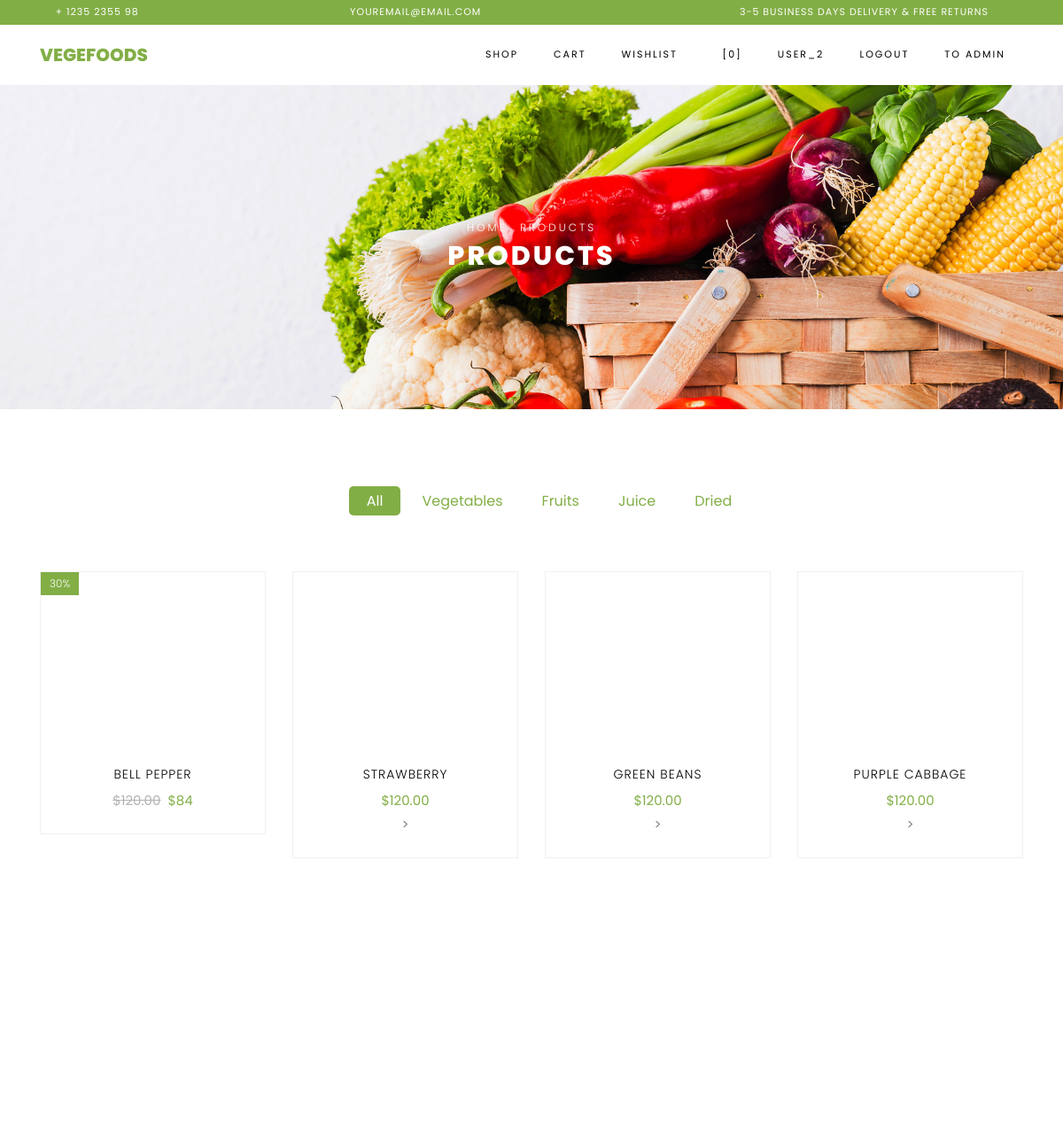
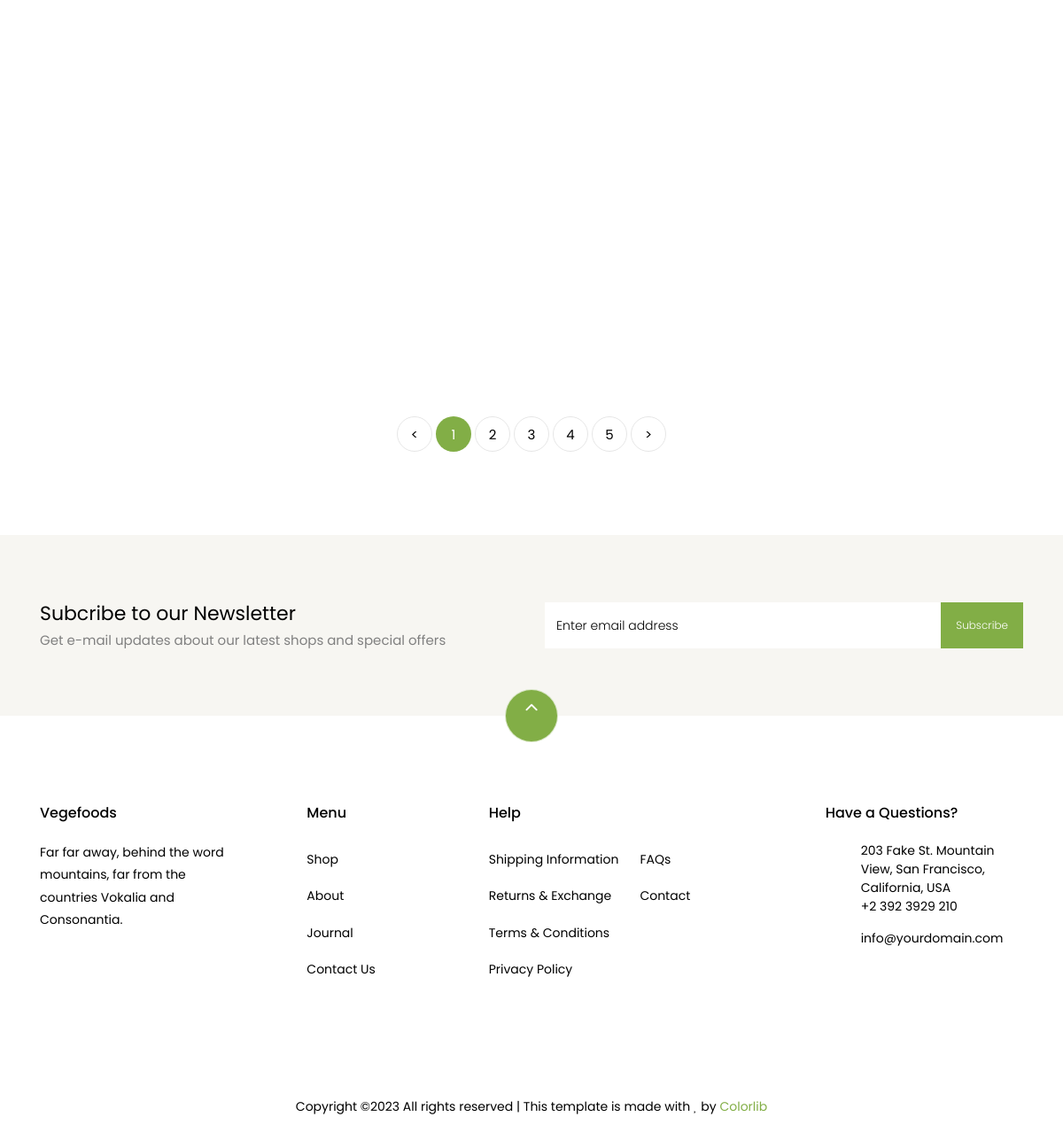
The page / (signed in) on the database its author committed (2 pictures, top to bottom).
### store/models.py (models this page shows, shortened)
class Product(models.Model):
    name = models.CharField(max_length=255)
    description = models.TextField()
    price = models.DecimalField(max_digits=10, decimal_places=2)
    image = models.ImageField(upload_to='static/products/', null=True, blank=True)
    category = models.ForeignKey(Category, on_delete=models.CASCADE)
    created_time = models.DateTimeField(auto_now_add=True)
    updated_time = models.DateTimeField(auto_now=True)

### store/views.py (the view)
# urls.py: path('', ShopView.as_view(), name='shop'),
class ShopView(View):
    def get(self, request):
        discount_value = Case(When(discount__value__gte=0,
                                   discount__date_begin__lte=timezone.now(),
                                   discount__date_end__gte=timezone.now(),
                                   then=F('discount__value')),
                              default=0,
                              output_field=DecimalField(max_digits=10, decimal_places=2)
                              )
        price_with_discount = ExpressionWrapper(
            F('price') * (100.0 - F('discount_value')) / 100.0,
            output_field=DecimalField(max_digits=10, decimal_places=2)
        )
        products = Product.objects.annotate(
            discount_value=discount_value,
            price_before=F('price'),
            price_after=price_with_discount
        ).values('id', 'name', 'image', 'price_before', 'price_after',
                 'discount_value')
        return render(request, 'store/shop.html', {"data": products})

### store/templates/store/shop.html (shortened to what this page needs)
{% extends 'store/base.html' %}
{% load static %}
{% block content %}
     <div class="hero-wrap hero-bread" style="background-image: url({% static 'store/images/bg_1.jpg'%});">
      <div class="container">
        <div class="row no-gutters slider-text align-items-center justify-content-center">
          <div class="col-md-9 ftco-animate text-center">
          	<p class="breadcrumbs"><span class="mr-2"><a href="index.html">Home</a></span> <span>Products</span></p>
            <h1 class="mb-0 bread">Products</h1>
          </div>
        </div>
      </div>
    </div>
    <section class="ftco-section">
    	<div class="container">
    		<div class="row justify-content-center">
    			<div class="col-md-10 mb-5 text-center">
    				<ul class="product-category">
    					<li><a href="#" class="active">All</a></li>
    					<li><a href="#">Vegetables</a></li>
    					<li><a href="#">Fruits</a></li>
    					<li><a href="#">Juice</a></li>
    					<li><a href="#">Dried</a></li>
    				</ul>
    			</div>
    		</div>
    		<div class="row">
				{% for product in data %}
    			<div class="col-md-6 col-lg-3 ftco-animate">
    				<div class="product">
    					<a href="{% url 'store:product' product.id %}" class="img-prod"><img class="img-fluid" src="/{{ product.image }}" alt="Colorlib Template">
    						{% if product.discount_value %}
							<span class="status">{{product.discount_value}}%</span>
							{% endif %}
    					</a>
    					<div class="text py-3 pb-4 px-3 text-center">
    						<h3><a href="#">{{product.name}}</a></h3>
    						<div class="d-flex">
    							<div class="pricing">
									{% if product.discount_value %}
		    						<p class="price"><span class="mr-2 price-dc">${{product.price_before}}</span><span class="price-sale">${{product.price_after}}</span></p>
		    						{% else %}
									<p class="price"><span>${{product.price_before}}</span></p>>
									{% endif %}
								</div>
	    					</div>
    					</div>
    				</div>
    			</div>
				{% endfor %}
    		</div>
    		<div class="row mt-5">
          <div class="col text-center">
            <div class="block-27">
              <ul>
                <li><a href="#">&lt;</a></li>
                <li class="active"><span>1</span></li>
                <li><a href="#">2</a></li>
                <li><a href="#">3</a></li>
                <li><a href="#">4</a></li>
                <li><a href="#">5</a></li>
                <li><a href="#">&gt;</a></li>
              </ul>
            </div>
          </div>
        </div>
    	</div>
    </section>
		<section class="ftco-section ftco-no-pt ftco-no-pb py-5 bg-light">
      <div class="container py-4">
        <div class="row d-flex justify-content-center py-5">
          <div class="col-md-6">
          	<h2 style="font-size: 22px;" class="mb-0">Subcribe to our Newsletter</h2>
          	<span>Get e-mail updates about our latest shops and special offers</span>
          </div>
          <div class="col-md-6 d-flex align-items-center">
            <form action="#" class="subscribe-form">
              <div class="form-group d-flex">
                <input type="text" class="form-control" placeholder="Enter email address">
                <input type="submit" value="Subscribe" class="submit px-3">
              </div>
            </form>
          </div>
        </div>
      </div>
    </section>
{% endblock %}

### store/templates/store/base.html (shortened to what this page needs)
{% load static %}
<!DOCTYPE html>
<html lang="en">
{% block header %}
  <head>
    <link rel="stylesheet" href="{% static 'store/css/open-iconic-bootstrap.min.css'%}">
    <link rel="stylesheet" href="{% static 'store/css/animate.css'%}">
    <link rel="stylesheet" href="{% static 'store/css/owl.carousel.min.css'%}">
    <link rel="stylesheet" href="{% static 'store/css/owl.theme.default.min.css'%}">
    <link rel="stylesheet" href="{% static 'store/css/magnific-popup.css'%}">
    <link rel="stylesheet" href="{% static 'store/css/aos.css'%}">
    <link rel="stylesheet" href="{% static 'store/css/ionicons.min.css'%}">
    <link rel="stylesheet" href="{% static 'store/css/bootstrap-datepicker.css'%}">
    <link rel="stylesheet" href="{% static 'store/css/jquery.timepicker.css'%}">
    <link rel="stylesheet" href="{% static 'store/css/flaticon.css'%}">
    <link rel="stylesheet" href="{% static 'store/css/icomoon.css'%}">
    <link rel="stylesheet" href="{% static 'store/css/style.css'%}">
  </head>
  <body class="goto-here">
		<div class="py-1 bg-primary">
    	<div class="container">
    		<div class="row no-gutters d-flex align-items-start align-items-center px-md-0">
	    		<div class="col-lg-12 d-block">
		    		<div class="row d-flex">
		    			<div class="col-md pr-4 d-flex topper align-items-center">
					    	<div class="icon mr-2 d-flex justify-content-center align-items-center"><span class="icon-phone2"></span></div>
						    <span class="text">+ 1235 2355 98</span>
					    </div>
					    <div class="col-md pr-4 d-flex topper align-items-center">
					    	<div class="icon mr-2 d-flex justify-content-center align-items-center"><span class="icon-paper-plane"></span></div>
						    <span class="text">youremail@email.com</span>
					    </div>
					    <div class="col-md-5 pr-4 d-flex topper align-items-center text-lg-right">
						    <span class="text">3-5 Business days delivery &amp; Free Returns</span>
					    </div>
				    </div>
			    </div>
		    </div>
		  </div>
    </div>
    <nav class="navbar navbar-expand-lg navbar-dark ftco_navbar bg-dark ftco-navbar-light" id="ftco-navbar">
	    <div class="container">
	      <a class="navbar-brand" href="#">Vegefoods</a>
	      <div class="collapse navbar-collapse" id="ftco-nav">
	        <ul class="navbar-nav ml-auto">
              	<li class="nav-item"><a class="nav-link" href="{% url 'store:shop' %}">Shop</a></li>
                <li class="nav-item"><a class="nav-link" href="{% url 'store:cart' %}">Cart</a></li>
                <li class="nav-item"><a class="nav-link" href="{% url 'store:wishlist' %}">Wishlist</a></li>
	          <li class="nav-item cta cta-colored"><a href="{% url 'store:cart' %}" class="nav-link"><span class="icon-shopping_cart"></span>[0]</a></li>
	            {% if request.user.is_authenticated %}
                <li class="nav-item"><a class="nav-link">{{request.user.username}}</a></li>
                <li class="nav-item"><a class="nav-link" href="{% url 'login:logout' %}">Logout</a></li>
                   {% if  request.user.is_staff %}
                   <li class="nav-item"><a class="nav-link" href="/admin/">To Admin</a></li>
                   {% endif %}
                {% else %}
                <li class="nav-item"><a class="nav-link" href="{% url 'login:login' %}">Login</a></li>
                {% endif %}
	        </ul>
	      </div>
	    </div>
	  </nav>
{% endblock %}
{% block content %}
{% endblock %}
{% block footer %}
    <footer class="ftco-footer ftco-section">
      <div class="container">
      	<div class="row">
      		<div class="mouse">
						<a href="#" class="mouse-icon">
							<div class="mouse-wheel"><span class="ion-ios-arrow-up"></span></div>
						</a>
					</div>
      	</div>
        <div class="row mb-5">
          <div class="col-md">
            <div class="ftco-footer-widget mb-4">
              <h2 class="ftco-heading-2">Vegefoods</h2>
              <p>Far far away, behind the word mountains, far from the countries Vokalia and Consonantia.</p>
              <ul class="ftco-footer-social list-unstyled float-md-left float-lft mt-5">
              </ul>
            </div>
          </div>
          <div class="col-md">
            <div class="ftco-footer-widget mb-4 ml-md-5">
              <h2 class="ftco-heading-2">Menu</h2>
              <ul class="list-unstyled">
                <li><a href="#" class="py-2 d-block">Shop</a></li>
                <li><a href="#" class="py-2 d-block">About</a></li>
                <li><a href="#" class="py-2 d-block">Journal</a></li>
                <li><a href="#" class="py-2 d-block">Contact Us</a></li>
              </ul>
            </div>
          </div>
          <div class="col-md-4">
             <div class="ftco-footer-widget mb-4">
              <h2 class="ftco-heading-2">Help</h2>
              <div class="d-flex">
	              <ul class="list-unstyled mr-l-5 pr-l-3 mr-4">
	                <li><a href="#" class="py-2 d-block">Shipping Information</a></li>
	                <li><a href="#" class="py-2 d-block">Returns &amp; Exchange</a></li>
	                <li><a href="#" class="py-2 d-block">Terms &amp; Conditions</a></li>
	                <li><a href="#" class="py-2 d-block">Privacy Policy</a></li>
	              </ul>
	              <ul class="list-unstyled">
	                <li><a href="#" class="py-2 d-block">FAQs</a></li>
	                <li><a href="#" class="py-2 d-block">Contact</a></li>
	              </ul>
	            </div>
            </div>
          </div>
          <div class="col-md">
            <div class="ftco-footer-widget mb-4">
            	<h2 class="ftco-heading-2">Have a Questions?</h2>
            	<div class="block-23 mb-3">
	              <ul>
	                <li><span class="icon icon-map-marker"></span><span class="text">203 Fake St. Mountain View, San Francisco, California, USA</span></li>
	                <li><a href="#"><span class="icon icon-phone"></span><span class="text">+2 392 3929 210</span></a></li>
	                <li><a href="#"><span class="icon icon-envelope"></span><span class="text">info@yourdomain.com</span></a></li>
	              </ul>
	            </div>
            </div>
          </div>
        </div>
        <div class="row">
          <div class="col-md-12 text-center">
            <p>
						  Copyright &copy;<script>document.write(new Date().getFullYear());</script> All rights reserved | This template is made with <i class="icon-heart color-danger" aria-hidden="true"></i> by <a href="https://colorlib.com" target="_blank">Colorlib</a>
						</p>
          </div>
        </div>
      </div>
    </footer>
{% endblock %}
  </body>
</html>

### store/static/store/css/icomoon.css (style rules this page uses)
[class^="icon-"], [class*=" icon-"] { font-family: 'icomoon' !important; speak: none; font-style: normal; font-weight: normal; font-variant: normal; text-transform: none; line-height: 1; -webkit-font-smoothing: antialiased; -moz-osx-font-smoothing: grayscale; }
.icon-heart:before { content: "\f004"; }
.icon-map-marker:before { content: "\f041"; }
.icon-phone:before { content: "\f095"; }
.icon-envelope:before { content: "\f0e0"; }
.icon-paper-plane:before { content: "\f1d8"; }
.icon-phone2:before { content: "\e0cd"; }
.icon-shopping_cart:before { content: "\e8cc"; }

### rows shown on the page
Product: discount_value "30", name "BELL PEPPER", price_before "120.00", price_after "84"
Product: name "STRAWBERRY", price_before "120.00"
Product: name "GREEN BEANS", price_before "120.00"
Product: name "PURPLE CABBAGE", price_before "120.00"

### other values the page prints
{{ request.user.username }} "USER_2"
